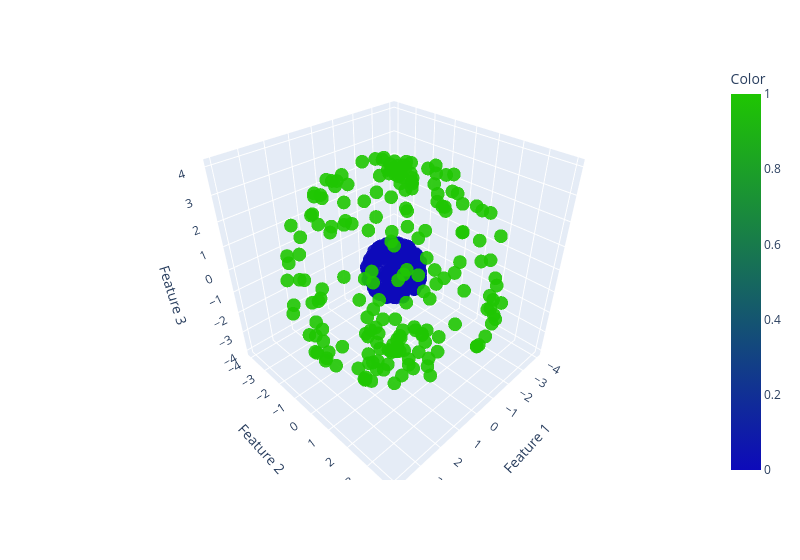

Notebook code cell kept with this figure:
### Code cell
df = pd.DataFrame(X_spheres, columns=['Feature 1', 'Feature 2', 'Feature 3'])
df['Color'] = y_spheres

fig = px.scatter_3d(df, x='Feature 1', y='Feature 2', z='Feature 3',
                    color='Color', opacity=0.9,width=800,color_continuous_scale=["#0D0ABA","#1fc602"])
fig.show()

### Figure 1 — Plotly figure (JSON) as saved in the notebook; plotly's stock layout.template omitted (floating-point values rounded to 4 significant figures; data arrays with more than 128 entries replaced by an {"elided": "..."} marker saying what was removed)
{"data": [{"hovertemplate": "Feature 1=%{x}<br>Feature 2=%{y}<br>Feature 3=%{z}<br>Color=%{marker.color}<extra></extra>", "legendgroup": "", "marker": {"color": {"elided": "400 int values"}, "coloraxis": "coloraxis", "opacity": 0.9, "symbol": "circle"}, "mode": "markers", "name": "", "scene": "scene", "showlegend": false, "type": "scatter3d", "x": {"elided": "400 float values"}, "y": {"elided": "400 float values"}, "z": {"elided": "400 float values"}}], "layout": {"coloraxis": {"colorbar": {"title": {"text": "Color"}}, "colorscale": [[0, "#0D0ABA"], [1, "#1fc602"]]}, "legend": {"tracegroupgap": 0}, "margin": {"t": 60}, "scene": {"domain": {"x": [0, 1], "y": [0, 1]}, "xaxis": {"title": {"text": "Feature 1"}}, "yaxis": {"title": {"text": "Feature 2"}}, "zaxis": {"title": {"text": "Feature 3"}}}, "width": 800}}
